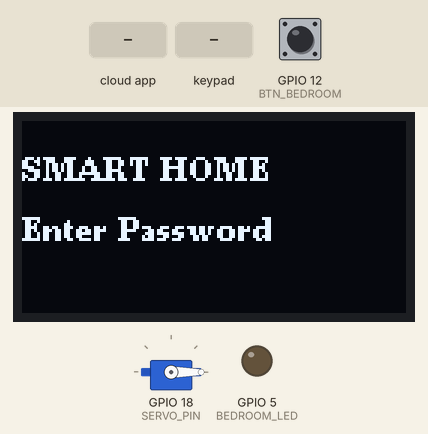
This sketch was run on a simulated ESP32. Shown: 128×64 one-colour display, servo, output pins drawn as LEDs (lit = HIGH). The inputs (shaded band) are chosen by the test bench; at power-on: GPIO 12 (BTN_BEDROOM) HIGH. WiFi joins after 1.5 s; servers stay silent unless stated; the local clock reads 2024-03-15 10:24:30 at power-on unless the sketch sets it; the Firebase database answers and starts empty; what the sketch prints to the serial monitor is not drawn.

Above: at 4.1 s.
4.2 s: the phone or cloud app sets status to ON
At 5.8 s:
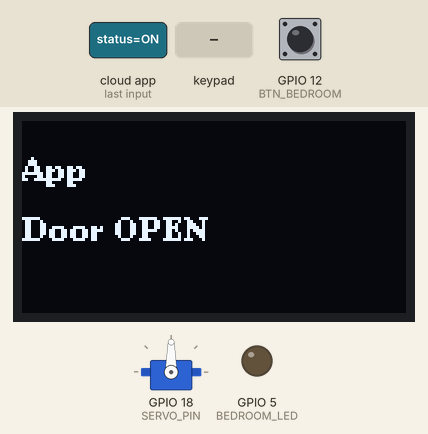
7.5 s: keypad keys 1 2 3 4 5 6 7 8 pressed 0.4 s apart
At 11.6 s:
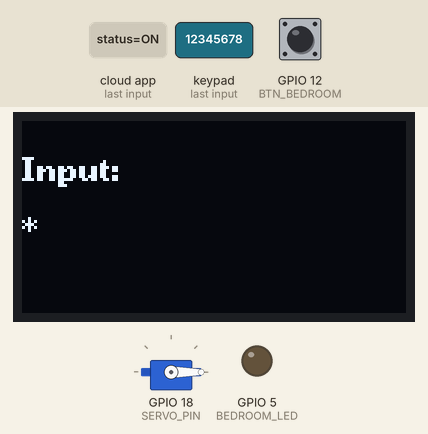
14.0 s: GPIO 12 (BTN_BEDROOM) pulled LOW for 1 s
At 16.4 s:
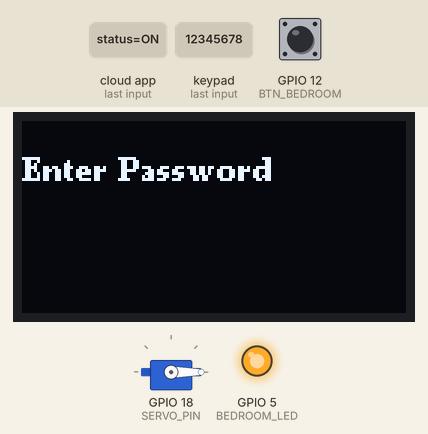
18.3 s: GPIO 12 (BTN_BEDROOM) pulled LOW for 3.2 s
At 20.9 s:
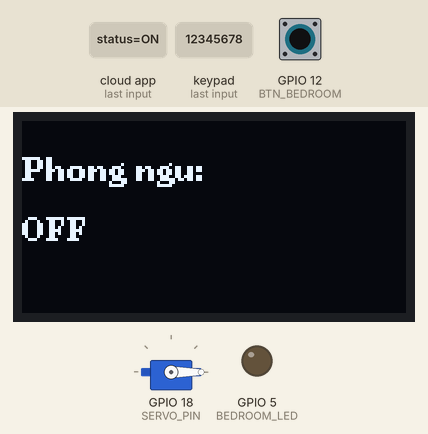
23.0 s: GPIO 12 (BTN_BEDROOM) pulled LOW for 1 s
At 24.3 s:
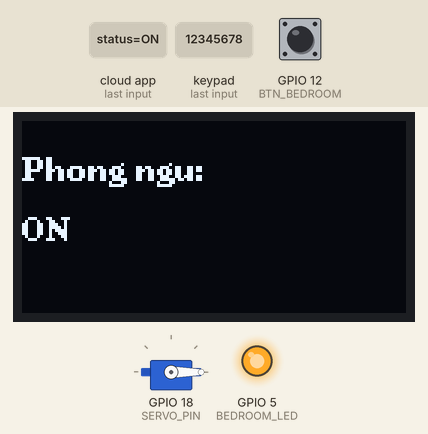
25.5 s: the phone or cloud app sets status to ON
At 26.6 s:
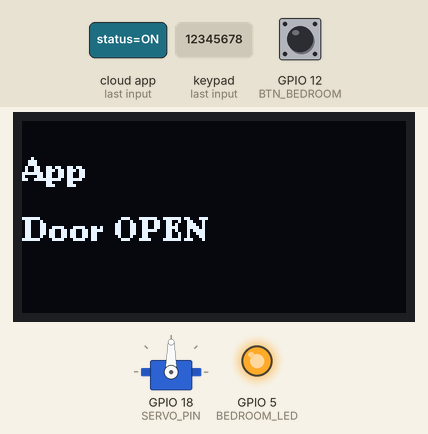
Timing chart, 0 to 28.5 s (numbered marks = the images above; inputs shaded):
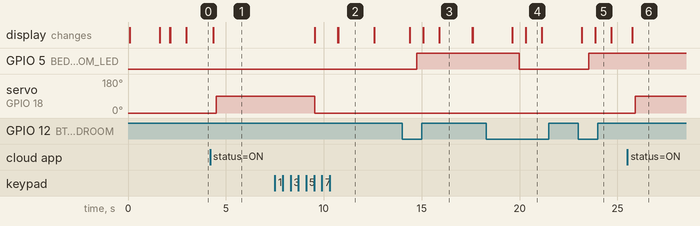

Measured:
- after the input at 4.2 s, servo on GPIO 18 (SERVO_PIN): 0° → 90° after 0.32 s; the display: changes after 0.17 s (image 1)
- after the input at 7.5 s, the display: first differs from a run without the input after 3.2 s (image 2)
- after the input at 14.0 s, GPIO 5 (BEDROOM_LED): LOW → HIGH after 0.75 s; the display: first differs from a run without the input after 1.1 s (image 3 shows a later state)
- after the input at 18.3 s, GPIO 5 (BEDROOM_LED): HIGH → LOW after 1.7 s; the display: first differs from a run without the input after 2.0 s (image 4)
- after the input at 23.0 s, GPIO 5 (BEDROOM_LED): LOW → HIGH after 0.53 s; the display: first differs from a run without the input after 0.85 s (image 5)
- after the input at 25.5 s, servo on GPIO 18 (SERVO_PIN): 0° → 90° after 0.41 s; the display: changes after 0.26 s (image 6)
- what the display in image 3 shows lasts 1.7 s, from 15.9 s to 17.6 s

The sketch:

OpenDoorAndBedroomLight.ino
```cpp
// =====================================================
// SMART HOME - ESP32 MERGED
// Keypad Door Lock + Lamp Control + Notifications
// Firebase: users/{userId}/devices/{deviceId}/status
// =====================================================

#include <WiFi.h>
#include <Firebase_ESP_Client.h>
#include "addons/TokenHelper.h"
#include "addons/RTDBHelper.h"
#include <Keypad.h>
#include <ESP32Servo.h>
#include <Wire.h>
#include <U8g2lib.h>
#include <time.h>

// =====================================================
// WIFI
// =====================================================
#define WIFI_SSID     "ESP32_Hotspot"
#define WIFI_PASSWORD "12345678"

// =====================================================
// FIREBASE
// =====================================================
#define API_KEY       "AIzaSyBGLN7JVyZU8T_DRnqIP1BUE4b1p3-dv3M"
#define DATABASE_URL  "https://esp32-c9b75-default-rtdb.asia-southeast1.firebasedatabase.app/"
#define USER_EMAIL    "Hungnguyen221104@gmail.com"
#define USER_PASSWORD "123456"

// =====================================================
// USER ID
// =====================================================
#define USER_ID "fWn2xoXCpDWoJyCV1yt3FXxLgMi2"

// =====================================================
// DEVICE IDs
// =====================================================
String doorID    = "-OvFphAM62NlYeQJ7agh";
String livingID  = "-OvKwCdcMamePNGjS0Ku";
String bedroomID = "-OvLCcClf9EkFZttj-FF";

// =====================================================
// FIREBASE OBJECTS
// =====================================================
FirebaseData fbdo;        // doc/ghi status
FirebaseData fbdo_noti;   // push notification (rieng tranh xung dot)
FirebaseAuth auth;
FirebaseConfig config;

// =====================================================
// HELPER: path device
// =====================================================
String devicePath(String deviceId) {
  return "/users/" + String(USER_ID) + "/devices/" + deviceId + "/status";
}

// =====================================================
// OLED SH1106
// =====================================================
U8G2_SH1106_128X64_NONAME_F_HW_I2C u8g2(U8G2_R0, U8X8_PIN_NONE);

// =====================================================
// KEYPAD 4x4
// =====================================================
#define ROW_NUM    4
#define COLUMN_NUM 4

char keys[ROW_NUM][COLUMN_NUM] = {
  {'1','2','3','A'},
  {'4','5','6','B'},
  {'7','8','9','C'},
  {'*','0','#','D'}
};

byte pin_rows[ROW_NUM]      = {23, 14, 27, 26};
byte pin_column[COLUMN_NUM] = {25, 33, 32, 19};

Keypad keypad = Keypad(makeKeymap(keys), pin_rows, pin_column, ROW_NUM, COLUMN_NUM);

// =====================================================
// PASSWORD (doc tu Firebase)
// =====================================================
String correctPassword = "";
String inputPassword   = "";
int    maxLength       = 4;

unsigned long lastPasswordFetch = 0;
#define PASSWORD_REFRESH_MS 30000

// =====================================================
// SERVO
// =====================================================
Servo myServo;
#define SERVO_PIN 18

// =====================================================
// LED LAMP
// =====================================================
#define BEDROOM_LED  5

// =====================================================
// BUTTON vat ly
// =====================================================
#define BTN_BEDROOM  12

// =====================================================
// STATE
// =====================================================
String lastDoorStatus = "";
bool   bedroomState   = false;

// =====================================================
// OLED: hien thi 2 dong
// =====================================================
void showMessage(String line1, String line2 = "") {
  u8g2.clearBuffer();
  u8g2.setFont(u8g2_font_ncenB08_tr);
  u8g2.drawStr(0, 20, line1.c_str());
  if (line2 != "") u8g2.drawStr(0, 40, line2.c_str());
  u8g2.sendBuffer();
}

// =====================================================
// PUSH NOTIFICATION
// Path: /users/{uid}/notifications/{push_key}
// Cau truc: { title, message, time, userId }
// =====================================================
void pushNotification(String title, String message) {
  if (!Firebase.ready()) return;

  String notiPath = "/users/" + String(USER_ID) + "/notifications";

  FirebaseJson notiJson;
  notiJson.set("title",   title);
  notiJson.set("message", message);
  notiJson.set("userId",  String(USER_ID));

  time_t t_now; time(&t_now);
  if (t_now > 100000) notiJson.set("time", (int)t_now);

  if (Firebase.RTDB.pushJSON(&fbdo_noti, notiPath, &notiJson))
    Serial.println(">> Notification OK: [" + title + "] " + fbdo_noti.pushName());
  else
    Serial.println("!! Notification ERR: " + fbdo_noti.errorReason());
}

// =====================================================
// FIREBASE: ghi status
// =====================================================
void updateStatus(String deviceId, String status) {
  String path = devicePath(deviceId);
  if (Firebase.RTDB.setString(&fbdo, path, status))
    Serial.println(">> " + deviceId + " -> " + status);
  else
    Serial.println("!! Update failed: " + fbdo.errorReason());
}

// =====================================================
// FIREBASE: doc password cua
// Path: /users/{uid}/devices/{doorID}/password
// =====================================================
void loadDoorPassword() {
  if (!Firebase.ready()) return;
  String path = "/users/" + String(USER_ID) + "/devices/" + doorID + "/password";
  if (Firebase.RTDB.getString(&fbdo, path)) {
    String fetched = fbdo.stringData();
    if (fetched.length() > 0) {
      correctPassword = fetched;
      Serial.println(">> Password loaded: " + correctPassword);
    }
  } else {
    Serial.println("!! Load password failed (giu cache cu): " + fbdo.errorReason());
  }
}

// =====================================================
// DOOR: mo cua
// =====================================================
void openDoor(String source) {
  lastDoorStatus = "ON";  // FIX: chong trigger lai trong vong loop tiep theo
  Serial.println(">> MO CUA | Source: " + source);
  showMessage(source, "Door OPEN");
  updateStatus(doorID, "ON");

  // Notification chi khi nhan mat khau thu cong
  if (source == "Password") {
    pushNotification("THIẾT BỊ BẬT", "Cửa chính đã được mở bằng mật khẩu.");
  }
// Mở cửa
Serial.println("Servo -> OPEN");
myServo.write(90);
delay(1000);      // Chờ servo quay tới vị trí mở

// Giữ cửa mở
delay(4000);

showMessage("Closing...");

// Đóng cửa
Serial.println("Servo -> CLOSE");
myServo.write(0);
delay(1000);      // Chờ servo quay về vị trí đóng

 updateStatus(doorID, "OFF");
 showMessage("Enter Password");
 Serial.println(">> Cua dong");
}

// =====================================================
// LAMP: ap dung trang thai LED
// =====================================================
void applyLamp(String deviceId, int pin, bool &stateVar, String status) {
  bool on = (status == "ON");
  if (stateVar == on) return;
  stateVar = on;
  digitalWrite(pin, on ? HIGH : LOW);
  Serial.println(">> Den " + deviceId + " -> " + status);
}

// =====================================================
// FIREBASE: doc trang thai den
// =====================================================
void readLamps() {
  if (!Firebase.ready()) return;

  if (Firebase.RTDB.getString(&fbdo, devicePath(bedroomID)))
    applyLamp(bedroomID, BEDROOM_LED, bedroomState, fbdo.stringData());
}

// =====================================================
// BUTTON: bat/tat den + push notification
// =====================================================
void handleButtons() {

  // --- BEDROOM ---
  if (digitalRead(BTN_BEDROOM) == LOW) {
    delay(200);
    if (digitalRead(BTN_BEDROOM) == LOW) {
      bedroomState = !bedroomState;
      String s = bedroomState ? "ON" : "OFF";
      digitalWrite(BEDROOM_LED, bedroomState ? HIGH : LOW);
      updateStatus(bedroomID, s);

      // Push notification
      if (bedroomState)
        pushNotification("THIẾT BỊ BẬT", "Đèn phòng ngủ đã được bật bằng nút nhấn.");
      else
        pushNotification("THIẾT BỊ TẮT", "Đèn phòng ngủ đã được tắt bằng nút nhấn.");

      showMessage("Phong ngu:", s);
      delay(800);
      showMessage("Enter Password");

      // FIX: them timeout tranh block loop mai mai neu nut bi ket
      unsigned long pressStart = millis();
      while (digitalRead(BTN_BEDROOM) == LOW) {
        if (millis() - pressStart > 2000) break;
      }
    }
  }
}

// =====================================================
// FIREBASE: kiem tra lenh mo cua tu App
// =====================================================
void checkDoorCommand() {
  if (!Firebase.ready()) return;

  if (Firebase.RTDB.getString(&fbdo, devicePath(doorID))) {
    String status = fbdo.stringData();
    if (status == "ON" && lastDoorStatus != "ON") {
      openDoor("App");
    }
    lastDoorStatus = status;
  }
}

// =====================================================
// KEYPAD: xu ly nhap mat khau
// =====================================================
void handleKeypad() {
  char key = keypad.getKey();
  if (key == NO_KEY) return;

  Serial.println("Key: " + String(key));

  if (key == '*') {
    inputPassword = "";
    showMessage("Cleared", "Enter Again");
    delay(1000);
    showMessage("Enter Password");
    return;
  }

  if ((int)inputPassword.length() < maxLength) {
    inputPassword += key;
    String stars = "";
    for (int i = 0; i < (int)inputPassword.length(); i++) stars += "*";
    showMessage("Input:", stars);
  }

  if ((int)inputPassword.length() == maxLength) {
    if (correctPassword == "") {
      showMessage("No Password", "Check Firebase");
      delay(2000);
    } else if (inputPassword == correctPassword) {
      Serial.println(">> Mat khau dung!");
      openDoor("Password");
    } else {
      Serial.println(">> Mat khau sai!");
      showMessage("Wrong!", "Try again");
      delay(2000);
    }
    inputPassword = "";
    showMessage("Enter Password");
  }
}

// =====================================================
// SETUP
// =====================================================
void setup() {
  Serial.begin(115200);

  // GPIO
  pinMode(BEDROOM_LED, OUTPUT); digitalWrite(BEDROOM_LED, LOW);
  pinMode(BTN_BEDROOM, INPUT_PULLUP);

  // OLED
  Wire.begin();
  u8g2.begin();
  showMessage("Booting...");

  // Servo
  myServo.attach(SERVO_PIN);
  myServo.write(0);

  // WiFi
  WiFi.begin(WIFI_SSID, WIFI_PASSWORD);
  showMessage("Connecting", "WiFi...");
  Serial.print("Connecting WiFi");
  while (WiFi.status() != WL_CONNECTED) { delay(500); Serial.print("."); }
  Serial.println("\nWiFi OK: " + WiFi.localIP().toString());
  showMessage("WiFi OK", WiFi.localIP().toString());

  // NTP
  configTime(7 * 3600, 0, "pool.ntp.org", "time.nist.gov");

  Serial.print("Waiting NTP");
  time_t t = 0;
  int ntpRetry = 0;
  while (t < 100000 && ntpRetry < 20) {
    time(&t);
    delay(500);
    Serial.print(".");
    ntpRetry++;
  }
  if (t > 100000) Serial.println(" NTP OK");
  else            Serial.println(" NTP timeout (bo qua)");

  // Firebase
  config.api_key      = API_KEY;
  config.database_url = DATABASE_URL;
  auth.user.email     = USER_EMAIL;
  auth.user.password  = USER_PASSWORD;
  config.token_status_callback = tokenStatusCallback;
  config.timeout.serverResponse = 10 * 1000;

  Firebase.begin(&config, &auth);
  Firebase.reconnectWiFi(true);

  showMessage("Firebase", "Logging in...");
  Serial.print("Dang dang nhap");
  while (!Firebase.ready()) { delay(500); Serial.print("."); }
  Serial.println("\nFirebase OK!");
  showMessage("Firebase OK");
  delay(500);

  // Doc password cua tu Firebase
  loadDoorPassword();
  lastPasswordFetch = millis();

  // Reset trang thai cua
  updateStatus(doorID, "OFF");

  showMessage("SMART HOME", "Enter Password");
  Serial.println(">> System Ready | Password: " + correctPassword);
}

// =====================================================
// LOOP
// =====================================================
void loop() {
  unsigned long now = millis();

  // Lam moi password moi 30 giay
  if (now - lastPasswordFetch >= PASSWORD_REFRESH_MS) {
    loadDoorPassword();
    lastPasswordFetch = now;
  }

  // 1. Kiem tra lenh mo cua tu App
  checkDoorCommand();

  // 2. Xu ly keypad
  handleKeypad();

  // 3. Doc trang thai den tu Firebase
  readLamps();

  // 4. Xu ly nut nhan vat ly
  handleButtons();

  delay(300);
}
```
